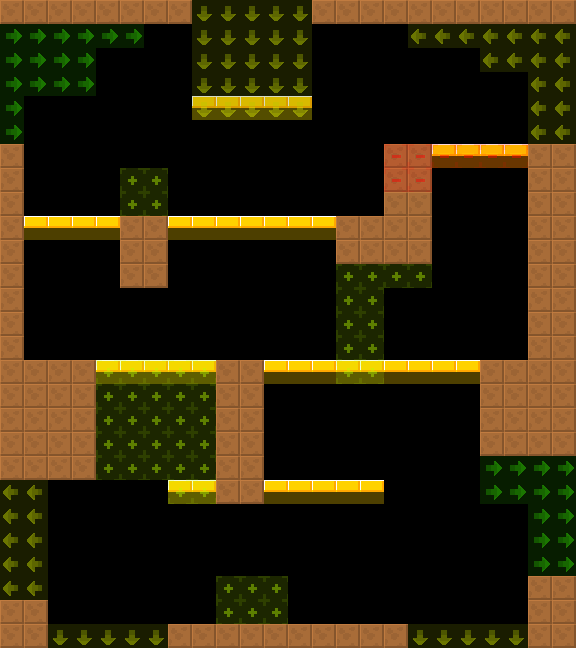

Tiled map render using the project's own tile images. Description and the map definition, with tile-layer contents summarised, below:
An orthogonal 24x27 tile map with 24x24 px tiles, 2 tile layers (col, lnk), 2 tilesets.

<map version="1.4" tiledversion="1.4.2" orientation="orthogonal" renderorder="right-down" width="24" height="27" tilewidth="24" tileheight="24" infinite="0" nextlayerid="4" nextobjectid="8">
 <tileset firstgid="6" source="../../lnk.tsx" />
 <tileset firstgid="1" source="../../col.tsx" />
 <layer id="1" name="col" width="24" height="27">
  <data>[648 cells, 175 non-empty, 2 distinct tile ids]</data>
 </layer>
 <layer id="2" name="lnk" width="24" height="27" opacity="0.5">
  <data>[648 cells, 149 non-empty, 5 distinct tile ids]</data>
 </layer>
 <objectgroup id="3" name="markers" opacity="0.5">
 </objectgroup>
</map>
